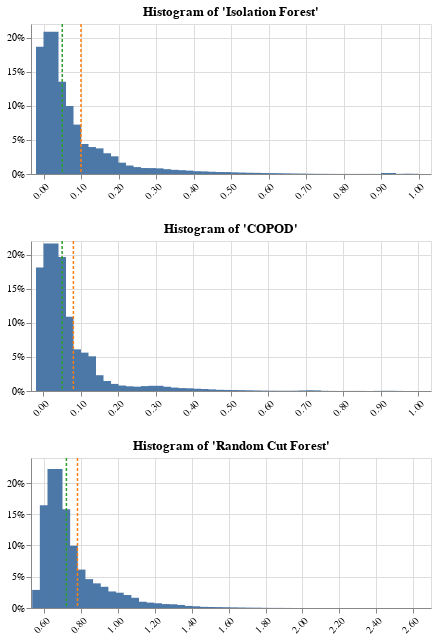

The notebook cell this image was saved under:
### Markdown cell above
# Model Evaluation

### Code cell
charts = []
for model, score in zip(
    ["Isolation Forest", "COPOD", "Random Cut Forest"],
    [if_scores[:, 1], cop_scores[:, 1], rcf_scores],
):
    charts.append(
        plot_histogram(score, model, bins=50, bar_size=15, height=150, n_digits=2)
    )

alt.VConcatChart(vconcat=charts).configure_axisX(labelAngle=-45)

### Figure 1 — Vega-Lite specification as saved in the notebook (floating-point values rounded to 4 significant figures)
{"config": {"view": {"continuousWidth": 400, "continuousHeight": 300}, "axisX": {"labelAngle": -45}}, "vconcat": [{"layer": [{"data": {"name": "data-a670c9da510b82fb19413570e338ec17"}, "mark": {"type": "bar", "size": 15}, "encoding": {"tooltip": [{"type": "quantitative", "field": "Isolation Forest", "format": ".2f"}, {"type": "quantitative", "field": "count", "format": ".0f"}], "x": {"type": "quantitative", "axis": {"format": ".2f", "title": null}, "field": "Isolation Forest", "scale": {"domain": [-0.02, 1.02], "nice": false}}, "y": {"type": "quantitative", "axis": {"format": ".0%", "title": null}, "field": "pecent_of_total"}}, "transform": [{"joinaggregate": [{"op": "sum", "field": "count", "as": "total_count"}]}, {"calculate": "datum.count / datum.total_count", "as": "pecent_of_total"}]}, {"data": {"name": "data-144088d614fc03b57ba8e03b5766903e"}, "mark": {"type": "rule", "color": "#ff7f0e", "size": 1.5, "strokeDash": [3, 2]}, "encoding": {"tooltip": [{"type": "quantitative", "field": "mean"}, {"type": "quantitative", "field": "mean"}], "x": {"type": "quantitative", "field": "mean"}}}, {"data": {"name": "data-144088d614fc03b57ba8e03b5766903e"}, "mark": {"type": "rule", "color": "#2ca02c", "size": 1.5, "strokeDash": [3, 2]}, "encoding": {"tooltip": [{"type": "quantitative", "field": "median"}, {"type": "quantitative", "field": "median"}], "x": {"type": "quantitative", "field": "median"}}}], "height": 150, "title": "Histogram of 'Isolation Forest'"}, {"layer": [{"data": {"name": "data-716755128062524ae43c398516102fbd"}, "mark": {"type": "bar", "size": 15}, "encoding": {"tooltip": [{"type": "quantitative", "field": "COPOD", "format": ".2f"}, {"type": "quantitative", "field": "count", "format": ".0f"}], "x": {"type": "quantitative", "axis": {"format": ".2f", "title": null}, "field": "COPOD", "scale": {"domain": [-0.01969, 1.02], "nice": false}}, "y": {"type": "quantitative", "axis": {"format": ".0%", "title": null}, "field": "pecent_of_total"}}, "transform": [{"joinaggregate": [{"op": "sum", "field": "count", "as": "total_count"}]}, {"calculate": "datum.count / datum.total_count", "as": "pecent_of_total"}]}, {"data": {"name": "data-6bdde3440c7709665c7948d50c140e5e"}, "mark": {"type": "rule", "color": "#ff7f0e", "size": 1.5, "strokeDash": [3, 2]}, "encoding": {"tooltip": [{"type": "quantitative", "field": "mean"}, {"type": "quantitative", "field": "mean"}], "x": {"type": "quantitative", "field": "mean"}}}, {"data": {"name": "data-6bdde3440c7709665c7948d50c140e5e"}, "mark": {"type": "rule", "color": "#2ca02c", "size": 1.5, "strokeDash": [3, 2]}, "encoding": {"tooltip": [{"type": "quantitative", "field": "median"}, {"type": "quantitative", "field": "median"}], "x": {"type": "quantitative", "field": "median"}}}], "height": 150, "title": "Histogram of 'COPOD'"}, {"layer": [{"data": {"name": "data-cb7fc8d3d947fa5f0aba8340e2cd94c6"}, "mark": {"type": "bar", "size": 15}, "encoding": {"tooltip": [{"type": "quantitative", "field": "Random Cut Forest", "format": ".2f"}, {"type": "quantitative", "field": "count", "format": ".0f"}], "x": {"type": "quantitative", "axis": {"format": ".2f", "title": null}, "field": "Random Cut Forest", "scale": {"domain": [0.5551, 2.67], "nice": false}}, "y": {"type": "quantitative", "axis": {"format": ".0%", "title": null}, "field": "pecent_of_total"}}, "transform": [{"joinaggregate": [{"op": "sum", "field": "count", "as": "total_count"}]}, {"calculate": "datum.count / datum.total_count", "as": "pecent_of_total"}]}, {"data": {"name": "data-1b29026a28581cf0cdfcb369a831f735"}, "mark": {"type": "rule", "color": "#ff7f0e", "size": 1.5, "strokeDash": [3, 2]}, "encoding": {"tooltip": [{"type": "quantitative", "field": "mean"}, {"type": "quantitative", "field": "mean"}], "x": {"type": "quantitative", "field": "mean"}}}, {"data": {"name": "data-1b29026a28581cf0cdfcb369a831f735"}, "mark": {"type": "rule", "color": "#2ca02c", "size": 1.5, "strokeDash": [3, 2]}, "encoding": {"tooltip": [{"type": "quantitative", "field": "median"}, {"type": "quantitative", "field": "median"}], "x": {"type": "quantitative", "field": "median"}}}], "height": 150, "title": "Histogram of 'Random Cut Forest'"}], "$schema": "https://vega.github.io/schema/vega-lite/v4.8.1.json", "datasets": {"data-a670c9da510b82fb19413570e338ec17": [{"Isolation Forest": 0.0, "count": 22038}, {"Isolation Forest": 0.02, "count": 24626}, {"Isolation Forest": 0.04, "count": 15983}, {"Isolation Forest": 0.06, "count": 11766}, {"Isolation Forest": 0.08, "count": 8556}, {"Isolation Forest": 0.1, "count": 5195}, {"Isolation Forest": 0.12, "count": 4669}, {"Isolation Forest": 0.14, "count": 4440}, {"Isolation Forest": 0.16, "count": 3590}, {"Isolation Forest": 0.18, "count": 3064}, {"Isolation Forest": 0.2, "count": 1957}, {"Isolation Forest": 0.22, "count": 1469}, {"Isolation Forest": 0.24, "count": 1198}, {"Isolation Forest": 0.26, "count": 1016}, {"Isolation Forest": 0.28, "count": 997}, {"Isolation Forest": 0.3, "count": 979}, {"Isolation Forest": 0.32, "count": 829}, {"Isolation Forest": 0.34, "count": 724}, {"Isolation Forest": 0.36, "count": 643}, {"Isolation Forest": 0.38, "count": 585}, {"Isolation Forest": 0.4, "count": 457}, {"Isolation Forest": 0.42, "count": 432}, {"Isolation Forest": 0.44, "count": 388}, {"Isolation Forest": 0.46, "count": 330}, {"Isolation Forest": 0.48, "count": 327}, {"Isolation Forest": 0.5, "count": 252}, {"Isolation Forest": 0.52, "count": 236}, {"Isolation Forest": 0.54, "count": 197}, {"Isolation Forest": 0.56, "count": 201}, {"Isolation Forest": 0.58, "count": 159}, {"Isolation Forest": 0.6, "count": 126}, {"Isolation Forest": 0.62, "count": 100}, {"Isolation Forest": 0.64, "count": 88}, {"Isolation Forest": 0.66, "count": 52}, {"Isolation Forest": 0.68, "count": 49}, {"Isolation Forest": 0.7, "count": 33}, {"Isolation Forest": 0.72, "count": 19}, {"Isolation Forest": 0.74, "count": 18}, {"Isolation Forest": 0.76, "count": 11}, {"Isolation Forest": 0.78, "count": 7}, {"Isolation Forest": 0.8, "count": 8}, {"Isolation Forest": 0.82, "count": 6}, {"Isolation Forest": 0.84, "count": 9}, {"Isolation Forest": 0.86, "count": 9}, {"Isolation Forest": 0.88, "count": 12}, {"Isolation Forest": 0.9, "count": 6}, {"Isolation Forest": 0.92, "count": 177}, {"Isolation Forest": 0.94, "count": 16}, {"Isolation Forest": 0.96, "count": 19}, {"Isolation Forest": 0.98, "count": 40}], "data-144088d614fc03b57ba8e03b5766903e": [{"mean": 0.1, "median": 0.05}], "data-716755128062524ae43c398516102fbd": [{"COPOD": 0.0003095, "count": 21407}, {"COPOD": 0.0203, "count": 25555}, {"COPOD": 0.0403, "count": 23215}, {"COPOD": 0.06029, "count": 12872}, {"COPOD": 0.08028, "count": 7215}, {"COPOD": 0.1003, "count": 6646}, {"COPOD": 0.1203, "count": 6013}, {"COPOD": 0.1403, "count": 2735}, {"COPOD": 0.1603, "count": 1732}, {"COPOD": 0.1803, "count": 1230}, {"COPOD": 0.2002, "count": 946}, {"COPOD": 0.2202, "count": 806}, {"COPOD": 0.2402, "count": 728}, {"COPOD": 0.2602, "count": 719}, {"COPOD": 0.2802, "count": 847}, {"COPOD": 0.3002, "count": 901}, {"COPOD": 0.3202, "count": 734}, {"COPOD": 0.3402, "count": 591}, {"COPOD": 0.3602, "count": 487}, {"COPOD": 0.3802, "count": 452}, {"COPOD": 0.4002, "count": 394}, {"COPOD": 0.4202, "count": 338}, {"COPOD": 0.4402, "count": 263}, {"COPOD": 0.4602, "count": 202}, {"COPOD": 0.4802, "count": 183}, {"COPOD": 0.5002, "count": 140}, {"COPOD": 0.5201, "count": 117}, {"COPOD": 0.5401, "count": 91}, {"COPOD": 0.5601, "count": 66}, {"COPOD": 0.5801, "count": 47}, {"COPOD": 0.6001, "count": 31}, {"COPOD": 0.6201, "count": 28}, {"COPOD": 0.6401, "count": 22}, {"COPOD": 0.6601, "count": 23}, {"COPOD": 0.6801, "count": 35}, {"COPOD": 0.7001, "count": 72}, {"COPOD": 0.7201, "count": 100}, {"COPOD": 0.7401, "count": 20}, {"COPOD": 0.7601, "count": 15}, {"COPOD": 0.7801, "count": 3}, {"COPOD": 0.8001, "count": 8}, {"COPOD": 0.8201, "count": 6}, {"COPOD": 0.84, "count": 11}, {"COPOD": 0.86, "count": 1}, {"COPOD": 0.88, "count": 3}, {"COPOD": 0.9, "count": 21}, {"COPOD": 0.92, "count": 21}, {"COPOD": 0.94, "count": 15}, {"COPOD": 0.96, "count": 0}, {"COPOD": 0.98, "count": 1}], "data-6bdde3440c7709665c7948d50c140e5e": [{"mean": 0.08, "median": 0.05}], "data-cb7fc8d3d947fa5f0aba8340e2cd94c6": [{"Random Cut Forest": 0.5751, "count": 3419}, {"Random Cut Forest": 0.6166, "count": 19411}, {"Random Cut Forest": 0.6581, "count": 26267}, {"Random Cut Forest": 0.6996, "count": 18680}, {"Random Cut Forest": 0.7411, "count": 11771}, {"Random Cut Forest": 0.7826, "count": 7256}, {"Random Cut Forest": 0.8241, "count": 5455}, {"Random Cut Forest": 0.8656, "count": 4659}, {"Random Cut Forest": 0.9071, "count": 4010}, {"Random Cut Forest": 0.9486, "count": 3129}, {"Random Cut Forest": 0.9901, "count": 2893}, {"Random Cut Forest": 1.032, "count": 2456}, {"Random Cut Forest": 1.073, "count": 1931}, {"Random Cut Forest": 1.115, "count": 1185}, {"Random Cut Forest": 1.156, "count": 1020}, {"Random Cut Forest": 1.198, "count": 895}, {"Random Cut Forest": 1.239, "count": 720}, {"Random Cut Forest": 1.281, "count": 702}, {"Random Cut Forest": 1.322, "count": 582}, {"Random Cut Forest": 1.364, "count": 391}, {"Random Cut Forest": 1.405, "count": 308}, {"Random Cut Forest": 1.447, "count": 220}, {"Random Cut Forest": 1.488, "count": 186}, {"Random Cut Forest": 1.53, "count": 140}, {"Random Cut Forest": 1.571, "count": 119}, {"Random Cut Forest": 1.613, "count": 78}, {"Random Cut Forest": 1.654, "count": 72}, {"Random Cut Forest": 1.696, "count": 40}, {"Random Cut Forest": 1.737, "count": 44}, {"Random Cut Forest": 1.779, "count": 25}, {"Random Cut Forest": 1.82, "count": 10}, {"Random Cut Forest": 1.862, "count": 12}, {"Random Cut Forest": 1.903, "count": 10}, {"Random Cut Forest": 1.945, "count": 2}, {"Random Cut Forest": 1.986, "count": 5}, {"Random Cut Forest": 2.028, "count": 2}, {"Random Cut Forest": 2.069, "count": 0}, {"Random Cut Forest": 2.111, "count": 0}, {"Random Cut Forest": 2.152, "count": 0}, {"Random Cut Forest": 2.194, "count": 0}, {"Random Cut Forest": 2.235, "count": 0}, {"Random Cut Forest": 2.277, "count": 1}, {"Random Cut Forest": 2.318, "count": 1}, {"Random Cut Forest": 2.36, "count": 0}, {"Random Cut Forest": 2.401, "count": 0}, {"Random Cut Forest": 2.443, "count": 0}, {"Random Cut Forest": 2.484, "count": 0}, {"Random Cut Forest": 2.526, "count": 0}, {"Random Cut Forest": 2.567, "count": 0}, {"Random Cut Forest": 2.609, "count": 1}], "data-1b29026a28581cf0cdfcb369a831f735": [{"mean": 0.78, "median": 0.72}]}}
